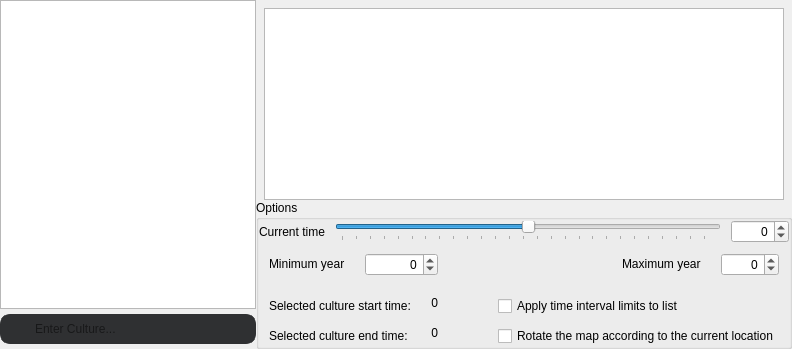
            <widget class="QWidget" name="skyCultureMapTab">
             <attribute name="title">
              <string>Exploration and Selection</string>
             </attribute>
             <layout class="QGridLayout" name="skyCultureMapPageGridLayout">
              <property name="leftMargin">
               <number>0</number>
              </property>
              <property name="topMargin">
               <number>0</number>
              </property>
              <property name="rightMargin">
               <number>0</number>
              </property>
              <property name="bottomMargin">
               <number>0</number>
              </property>
              <property name="spacing">
               <number>0</number>
              </property>
              <item row="0" column="1">
               <layout class="QGridLayout" name="gridLayout_25">
                <property name="leftMargin">
                 <number>8</number>
                </property>
                <property name="topMargin">
                 <number>8</number>
                </property>
                <property name="rightMargin">
                 <number>8</number>
                </property>
                <property name="bottomMargin">
                 <number>0</number>
                </property>
                <property name="horizontalSpacing">
                 <number>10</number>
                </property>
                <property name="verticalSpacing">
                 <number>6</number>
                </property>
                <item row="0" column="0">
                 <widget class="SkyCultureMapGraphicsView" name="skyCultureMapGraphicsView"/>
                </item>
               </layout>
              </item>
              <item row="1" column="1">
               <widget class="QGroupBox" name="skyCultureTimeOptionsGroupBox">
                <property name="enabled">
                 <bool>true</bool>
                </property>
                <property name="sizePolicy">
                 <sizepolicy hsizetype="Expanding" vsizetype="Minimum">
                  <horstretch>0</horstretch>
                  <verstretch>0</verstretch>
                 </sizepolicy>
                </property>
                <property name="title">
                 <string>Options</string>
                </property>
                <layout class="QGridLayout" name="skyCultureTimeOptionsGridLayout">
                 <property name="leftMargin">
                  <number>0</number>
                 </property>
                 <property name="topMargin">
                  <number>0</number>
                 </property>
                 <property name="rightMargin">
                  <number>0</number>
                 </property>
                 <property name="bottomMargin">
                  <number>0</number>
                 </property>
                 <property name="verticalSpacing">
                  <number>10</number>
                 </property>
                 <item row="0" column="0">
                  <layout class="QGridLayout" name="skyCultureTimeSliderGridLayout">
                   <property name="horizontalSpacing">
                    <number>10</number>
                   </property>
                   <item row="0" column="0">
                    <widget class="QLabel" name="skyCultureCurrentTimeLabel">
                     <property name="text">
                      <string>Current time</string>
                     </property>
                    </widget>
                   </item>
                   <item row="0" column="1">
                    <widget class="QSlider" name="skyCultureTimeSlider">
                     <property name="minimum">
                      <number>-2000</number>
                     </property>
                     <property name="maximum">
                      <number>2000</number>
                     </property>
                     <property name="singleStep">
                      <number>1</number>
                     </property>
                     <property name="orientation">
                      <enum>Qt::Horizontal</enum>
                     </property>
                     <property name="tickPosition">
                      <enum>QSlider::TicksBelow</enum>
                     </property>
                     <property name="tickInterval">
                      <number>150</number>
                     </property>
                    </widget>
                   </item>
                   <item row="0" column="2">
                    <widget class="QSpinBox" name="skyCultureCurrentTimeSpinBox">
                     <property name="alignment">
                      <set>Qt::AlignRight|Qt::AlignTrailing|Qt::AlignVCenter</set>
                     </property>
                     <property name="minimum">
                      <number>-2000</number>
                     </property>
                     <property name="maximum">
                      <number>2000</number>
                     </property>
                    </widget>
                   </item>
                  </layout>
                 </item>
                 <item row="1" column="0">
                  <layout class="QGridLayout" name="skyCultureMinMaxTimeGridLayout">
                   <property name="leftMargin">
                    <number>10</number>
                   </property>
                   <property name="topMargin">
                    <number>0</number>
                   </property>
                   <property name="rightMargin">
                    <number>10</number>
                   </property>
                   <property name="bottomMargin">
                    <number>0</number>
                   </property>
                   <property name="horizontalSpacing">
                    <number>20</number>
                   </property>
                   <property name="verticalSpacing">
                    <number>10</number>
                   </property>
                   <item row="3" column="0" colspan="2">
                    <widget class="QLabel" name="selectedCultureMaxTimeLabel">
                     <property name="text">
                      <string>Selected culture end time:</string>
                     </property>
                    </widget>
                   </item>
                   <item row="3" column="2">
                    <widget class="QLabel" name="selectedCultureMaxTimeValueLabel">
                     <property name="text">
                      <string notr="true">0</string>
                     </property>
                     <property name="alignment">
                      <set>Qt::AlignRight</set>
                     </property>
                    </widget>
                   </item>
                   <item row="0" column="1" colspan="2">
                    <widget class="QSpinBox" name="skyCultureMinTimeSpinBox">
                     <property name="alignment">
                      <set>Qt::AlignRight|Qt::AlignTrailing|Qt::AlignVCenter</set>
                     </property>
                     <property name="minimum">
                      <number>-2000</number>
                     </property>
                     <property name="maximum">
                      <number>2000</number>
                     </property>
                    </widget>
                   </item>
                   <item row="2" column="0" colspan="2">
                    <widget class="QLabel" name="selectedCultureMinTimeLabel">
                     <property name="text">
                      <string>Selected culture start time:</string>
                     </property>
                    </widget>
                   </item>
                   <item row="2" column="2">
                    <widget class="QLabel" name="selectedCultureMinTimeValueLabel">
                     <property name="text">
                      <string notr="true">0</string>
                     </property>
                     <property name="alignment">
                      <set>Qt::AlignRight</set>
                     </property>
                    </widget>
                   </item>
                   <item row="0" column="3" rowspan="4">
                    <spacer name="timeOptionsHorizontalSpacer">
                     <property name="orientation">
                      <enum>Qt::Horizontal</enum>
                     </property>
                     <property name="sizeType">
                      <enum>QSizePolicy::Expanding</enum>
                     </property>
                     <property name="sizeHint" stdset="0">
                      <size>
                       <width>40</width>
                       <height>20</height>
                      </size>
                     </property>
                    </spacer>
                   </item>
                   <item row="0" column="0">
                    <widget class="QLabel" name="skyCultureMinTimeLabel">
                     <property name="sizePolicy">
                      <sizepolicy hsizetype="Minimum" vsizetype="Fixed">
                       <horstretch>0</horstretch>
                       <verstretch>0</verstretch>
                      </sizepolicy>
                     </property>
                     <property name="text">
                      <string>Minimum year</string>
                     </property>
                    </widget>
                   </item>
                   <item row="0" column="6">
                    <widget class="QSpinBox" name="skyCultureMaxTimeSpinBox">
                     <property name="alignment">
                      <set>Qt::AlignRight|Qt::AlignTrailing|Qt::AlignVCenter</set>
                     </property>
                     <property name="minimum">
                      <number>-2000</number>
                     </property>
                     <property name="maximum">
                      <number>2000</number>
                     </property>
                    </widget>
                   </item>
                   <item row="0" column="5">
                    <widget class="QLabel" name="skyCultureMaxTimeLabel">
                     <property name="sizePolicy">
                      <sizepolicy hsizetype="Minimum" vsizetype="Fixed">
                       <horstretch>0</horstretch>
                       <verstretch>0</verstretch>
                      </sizepolicy>
                     </property>
                     <property name="text">
                      <string>Maximum year</string>
                     </property>
                    </widget>
                   </item>
                   <item row="0" column="4">
                    <spacer name="horizontalSpacer_14">
                     <property name="orientation">
                      <enum>Qt::Horizontal</enum>
                     </property>
                     <property name="sizeHint" stdset="0">
                      <size>
                       <width>40</width>
                       <height>20</height>
                      </size>
                     </property>
                    </spacer>
                   </item>
                   <item row="2" column="4" colspan="3">
                    <widget class="QCheckBox" name="applyTimeOnListCheckBox">
                     <property name="sizePolicy">
                      <sizepolicy hsizetype="MinimumExpanding" vsizetype="Fixed">
                       <horstretch>0</horstretch>
                       <verstretch>0</verstretch>
                      </sizepolicy>
                     </property>
                     <property name="text">
                      <string>Apply time interval limits to list</string>
                     </property>
                    </widget>
                   </item>
                   <item row="3" column="4" colspan="3">
                    <widget class="QCheckBox" name="useLocationForRotationCheckBox">
                     <property name="sizePolicy">
                      <sizepolicy hsizetype="MinimumExpanding" vsizetype="Fixed">
                       <horstretch>0</horstretch>
                       <verstretch>0</verstretch>
                      </sizepolicy>
                     </property>
                     <property name="text">
                      <string>Rotate the map according to the current location</string>
                     </property>
                    </widget>
                   </item>
                  </layout>
                 </item>
                </layout>
               </widget>
              </item>
              <item row="0" column="0" rowspan="2">
               <layout class="QVBoxLayout" name="verticalLayout_5">
                <property name="spacing">
                 <number>5</number>
                </property>
                <property name="leftMargin">
                 <number>0</number>
                </property>
                <property name="topMargin">
                 <number>0</number>
                </property>
                <property name="rightMargin">
                 <number>0</number>
                </property>
                <property name="bottomMargin">
                 <number>5</number>
                </property>
                <item>
                 <widget class="QListWidget" name="culturesListWidget">
                  <property name="sizePolicy">
                   <sizepolicy hsizetype="MinimumExpanding" vsizetype="Expanding">
                    <horstretch>100</horstretch>
                    <verstretch>0</verstretch>
                   </sizepolicy>
                  </property>
                  <property name="focusPolicy">
                   <enum>Qt::NoFocus</enum>
                  </property>
                  <property name="horizontalScrollBarPolicy">
                   <enum>Qt::ScrollBarAlwaysOff</enum>
                  </property>
                  <property name="selectionRectVisible">
                   <bool>false</bool>
                  </property>
                 </widget>
                </item>
                <item>
                 <widget class="QLineEdit" name="culturesListSearchLineEdit">
                  <property name="sizePolicy">
                   <sizepolicy hsizetype="Preferred" vsizetype="Minimum">
                    <horstretch>0</horstretch>
                    <verstretch>0</verstretch>
                   </sizepolicy>
                  </property>
                  <property name="minimumSize">
                   <size>
                    <width>0</width>
                    <height>30</height>
                   </size>
                  </property>
                  <property name="styleSheet">
                   <string notr="true">
                    border: 5px solid rgb(47, 48, 50);
                    border-radius: 10px;
                    background-color: rgb(47, 48, 50);
                    padding-left: 28px;
                    padding-right: 10px;
                    background-image: url(:/graphicGui/uieSearchBoxBackground.png);
                    background-repeat: none;
                    background-position: left center;
                   </string>
                  </property>
                  <property name="text">
                   <string/>
                  </property>
                  <property name="placeholderText">
                   <string>Enter Culture...</string>
                  </property>
                  <property name="leftMargin" stdset="0">
                   <number>5</number>
                  </property>
                  <property name="rightMargin" stdset="0">
                   <number>5</number>
                  </property>
                 </widget>
                </item>
               </layout>
              </item>
             </layout>
            </widget>
